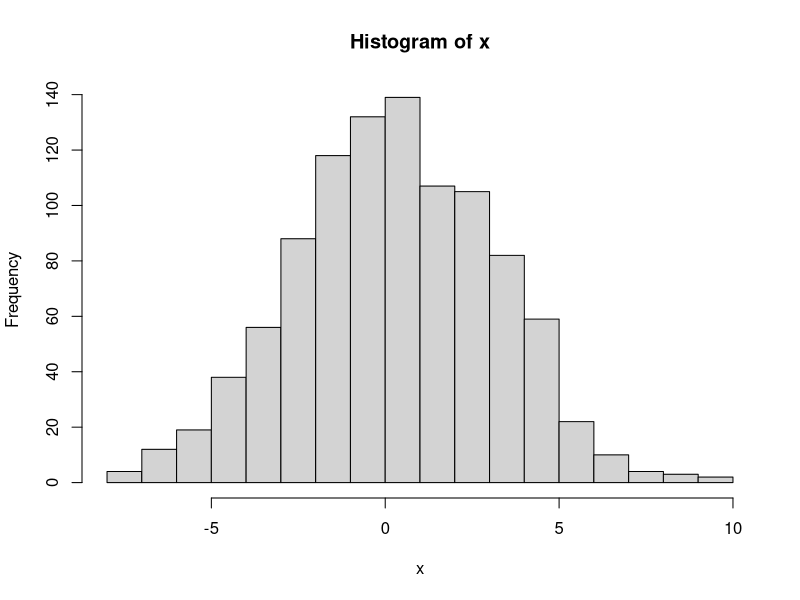
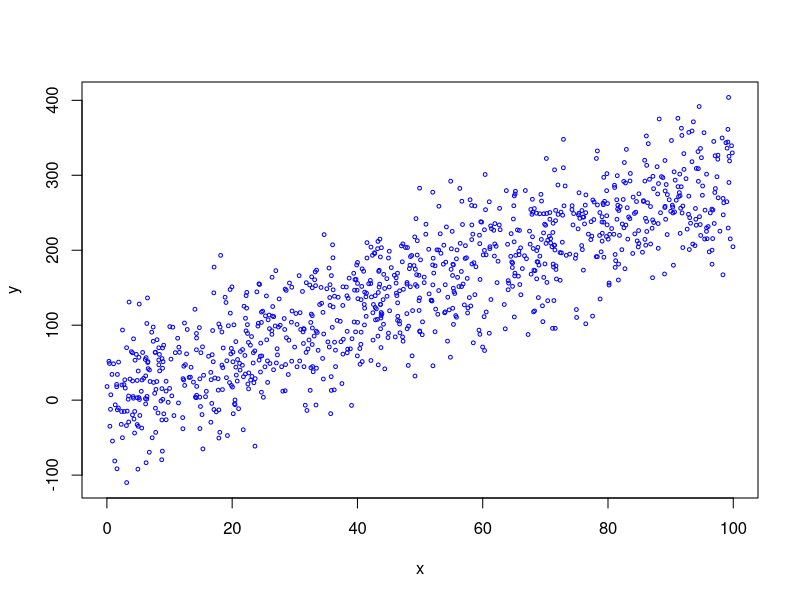

Here is the R script that generated these plots, in order:
###this script creates data and a few plots.

x <- rnorm(n = 1000, mean=0, sd=3)
hist(x, nclass=20)

###
m <- 3
b <- -2
eps <- rnorm(1000,mean=0,sd=50)

x <- runif(1000, 0,100)
y <- m*x+b+eps

plot(x,y, cex=.5, col="blue")
########
